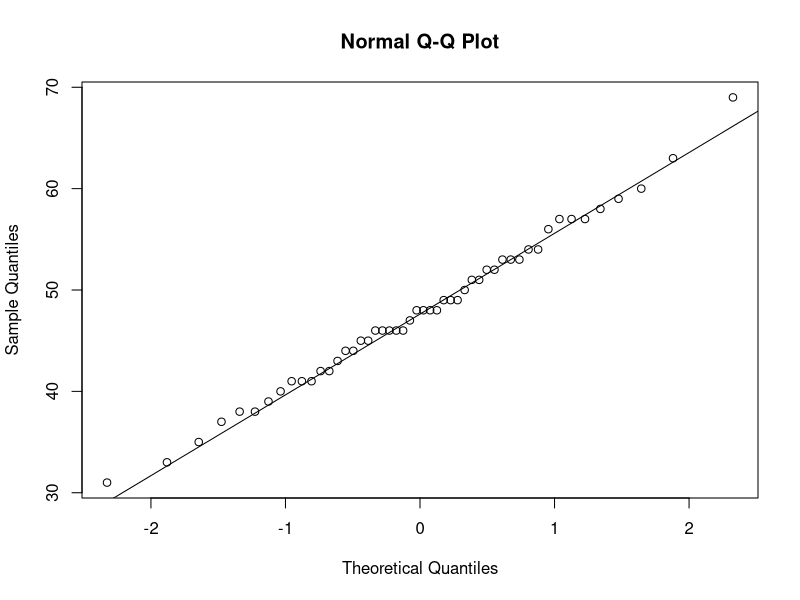
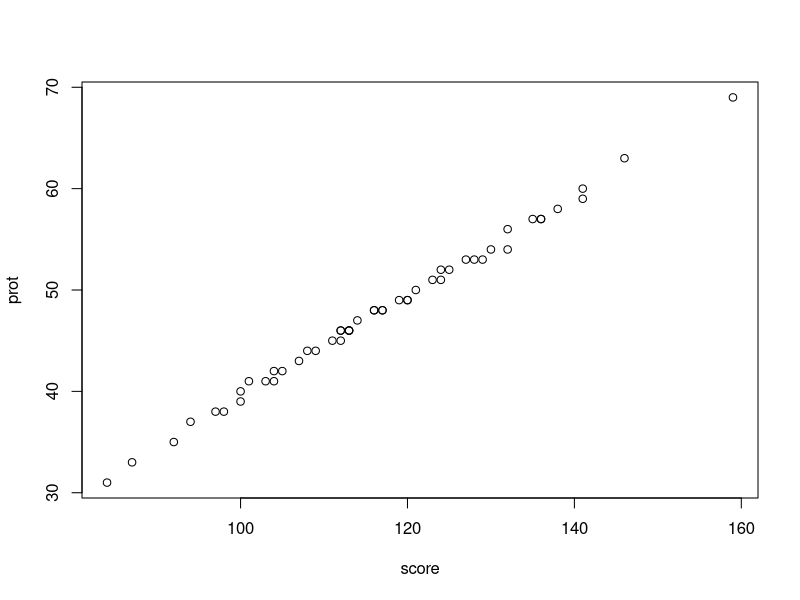
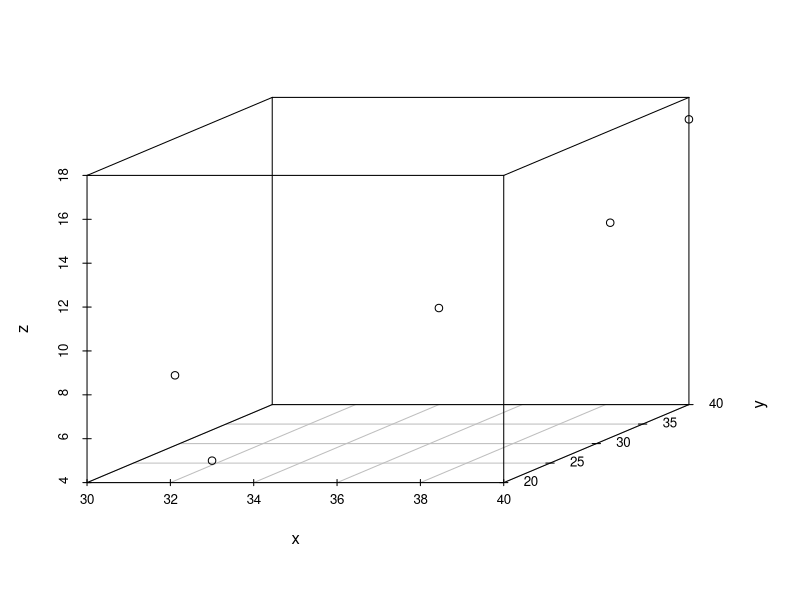
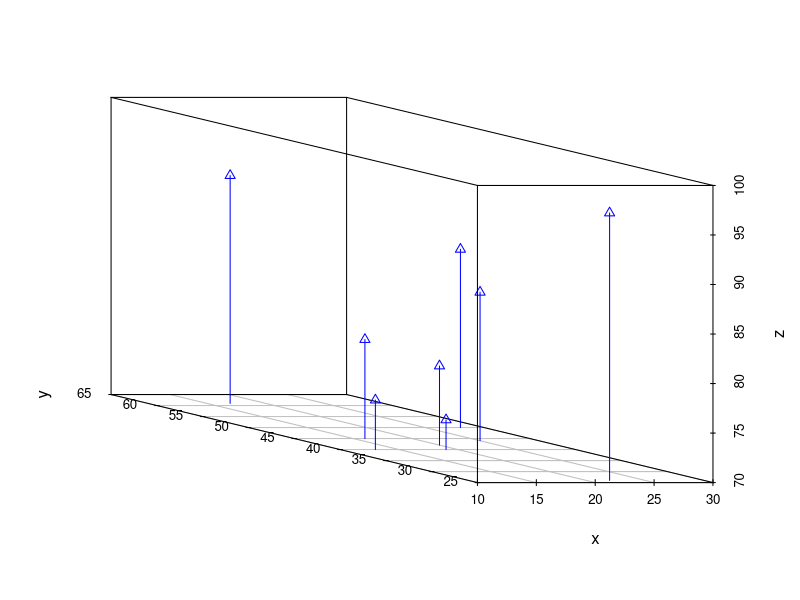
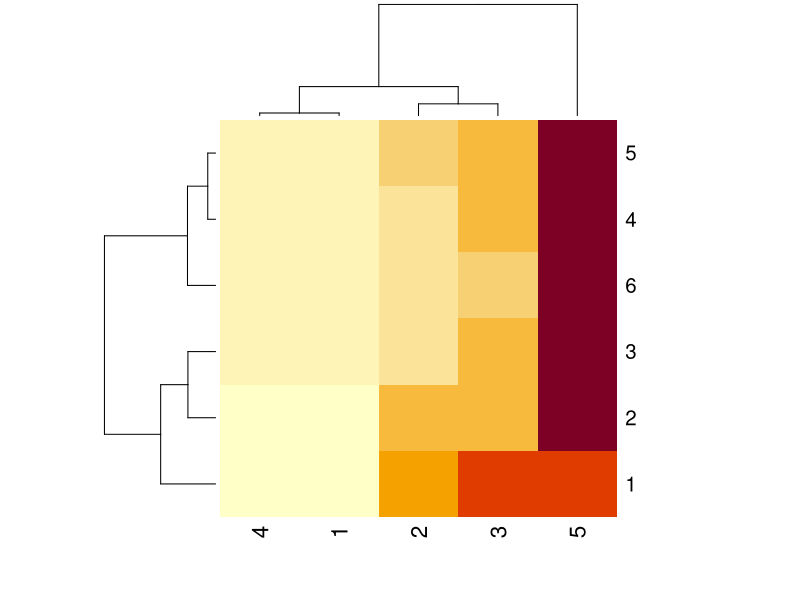

Write the R code that produced these figures, in order. (Note: this script raises an error after producing the figures.)
# Question-1 (a)
score <- c(104, 105, 117, 120, 119, 92, 116, 87, 108, 132, 136, 129, 132, 97, 84, 141, 100, 104, 124, 141, 159, 112, 136, 114, 113, 113, 112, 98, 100, 103, 117, 123, 138, 111, 135, 107, 121, 124, 125, 94, 130, 128, 120, 112, 113, 109, 146, 116, 101, 127)

prot <- c(41, 42, 48, 49, 50, 35, 48, 33, 44, 56, 57, 53, 54, 38, 31, 60, 39, 42, 52, 59, 69, 46, 57, 46, 46, 47, 46, 38, 40, 41, 48, 51, 58, 45, 57, 43, 49, 51, 52, 37, 54, 53, 49, 45, 46, 44, 63, 48, 41, 53)

qqnorm(prot)

# Question-2(a)
qqline(prot)

# Question-3 (a)
qqplot(score, prot)

# Question-4(c)
((length(score) - 1) / length(score)) * (cov(score, prot))

# Question-5(b)
cov(score, prot)

# Question-6(a)
cor(score, prot)

# Question-7(c)

# Question-8(d)


# Question-9 (c)
x <- c(33, 31, 36, 39, 40)
y <- c(20, 25, 31, 36, 40)
z <- c(5, 8, 10, 13, 17)
library(scatterplot3d)

scatterplot3d(data.frame(x, y, z))

# Question-10 (c)
x <- c(13, 20, 16, 17, 22, 25, 28, 19)
y <- c(40, 42, 45, 61, 26, 44, 50, 40)
z <- c(75, 78, 80, 93, 97, 85, 88, 73)
scatterplot3d(data.frame(x, y, z), type = "h", color = "blue", pch = 2, angle = 160)

# Question-11(a)
class <- matrix(nrow = 6, ncol = 5, data = c(2, 25, 40, 2, 40, 6, 40, 50, 6, 120, 10, 30, 60, 10, 200, 15, 50, 80, 14, 280, 20, 70, 90, 16, 280, 30, 60, 90, 18, 360), byrow = T)
class
heatmap(class)

# Question-12 (b)
wordcloud(c(rep("Apple", 4), rep("Banana", 8)), c(rep(1, 4), rep(2, 8)))
